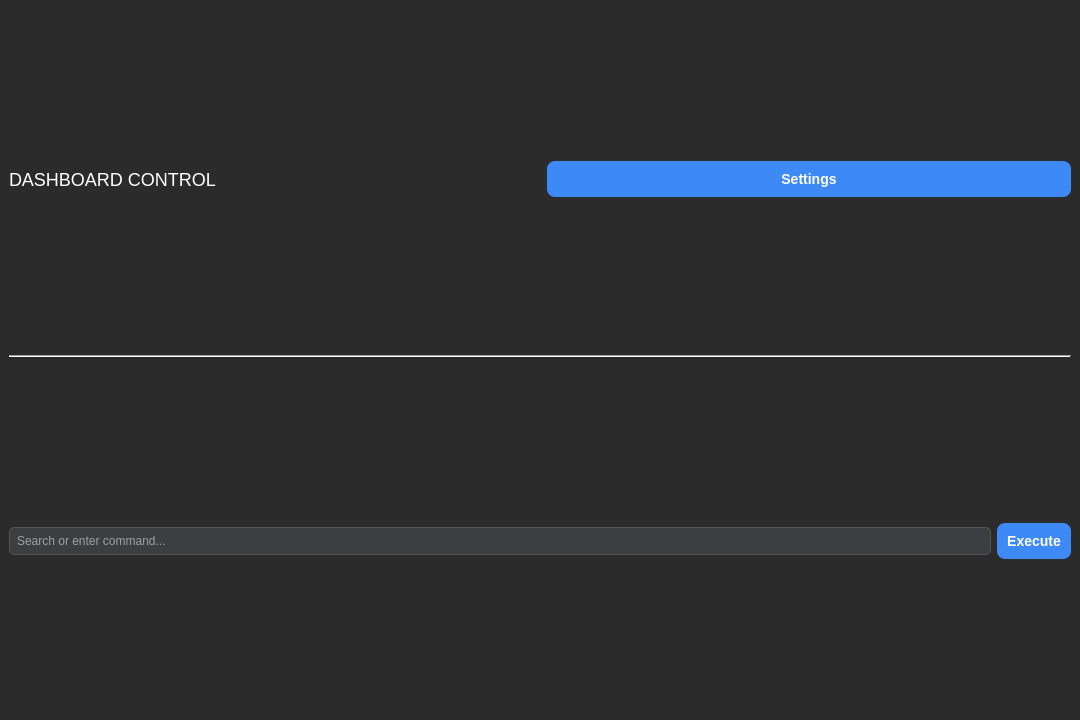
<?xml version="1.0" encoding="UTF-8"?>
<ui version="4.0">
 <class>MainWindow</class>
 <widget class="QMainWindow" name="MainWindow">
  <property name="geometry">
   <rect>
    <x>0</x>
    <y>0</y>
    <width>1080</width>
    <height>720</height>
   </rect>
  </property>
  <property name="windowTitle">
   <string>Modern Python App</string>
  </property>
  <property name="styleSheet">
   <string notr="true">
    QMainWindow {
        background-color: #2b2b2b;
    }
    QPushButton {
        background-color: #3d8af7;
        color: white;
        border-radius: 8px;
        font-weight: bold;
        padding: 10px;
        font-size: 14px;
    }
    QPushButton:hover {
        background-color: #5099ff;
    }
    QLabel {
        color: #ffffff;
        font-size: 18px;
        font-family: 'Segoe UI';
    }
    QLineEdit {
        background-color: #3c3f41;
        border: 1px solid #555;
        border-radius: 5px;
        color: white;
        padding: 5px;
    }
   </string>
  </property>
  <widget class="QWidget" name="centralwidget">
   <layout class="QVBoxLayout" name="verticalLayout_2">
    <item>
     <layout class="QHBoxLayout" name="headerLayout">
      <item>
       <widget class="QLabel" name="titleLabel">
        <property name="text">
         <string>DASHBOARD CONTROL</string>
        </property>
       </widget>
      </item>
      <item>
       <spacer name="horizontalSpacer">
        <property name="orientation">
         <enum>Qt::Horizontal</enum>
        </property>
       </spacer>
      </item>
      <item>
       <widget class="QPushButton" name="btnSettings">
        <property name="text">
         <string>Settings</string>
        </property>
       </widget>
      </item>
     </layout>
    </item>
    <item>
     <widget class="Line" name="line">
      <property name="orientation">
       <enum>Qt::Horizontal</enum>
      </property>
     </widget>
    </item>
    <item>
     <spacer name="verticalSpacer">
      <property name="orientation">
       <enum>Qt::Vertical</enum>
      </property>
     </spacer>
    </item>
    <item>
     <layout class="QHBoxLayout" name="contentLayout">
      <item>
       <widget class="QLineEdit" name="inputField">
        <property name="placeholderText">
         <string>Search or enter command...</string>
        </property>
       </widget>
      </item>
      <item>
       <widget class="QPushButton" name="btnAction">
        <property name="text">
         <string>Execute</string>
        </property>
       </widget>
      </item>
     </layout>
    </item>
   </layout>
  </widget>
 </widget>
 <resources/>
 <connections/>
</ui>
